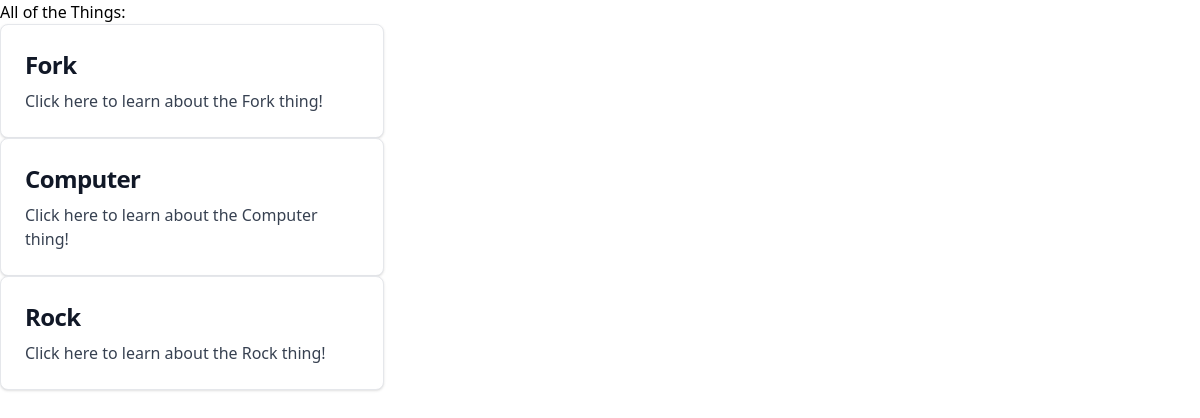
The app's page /, older data.
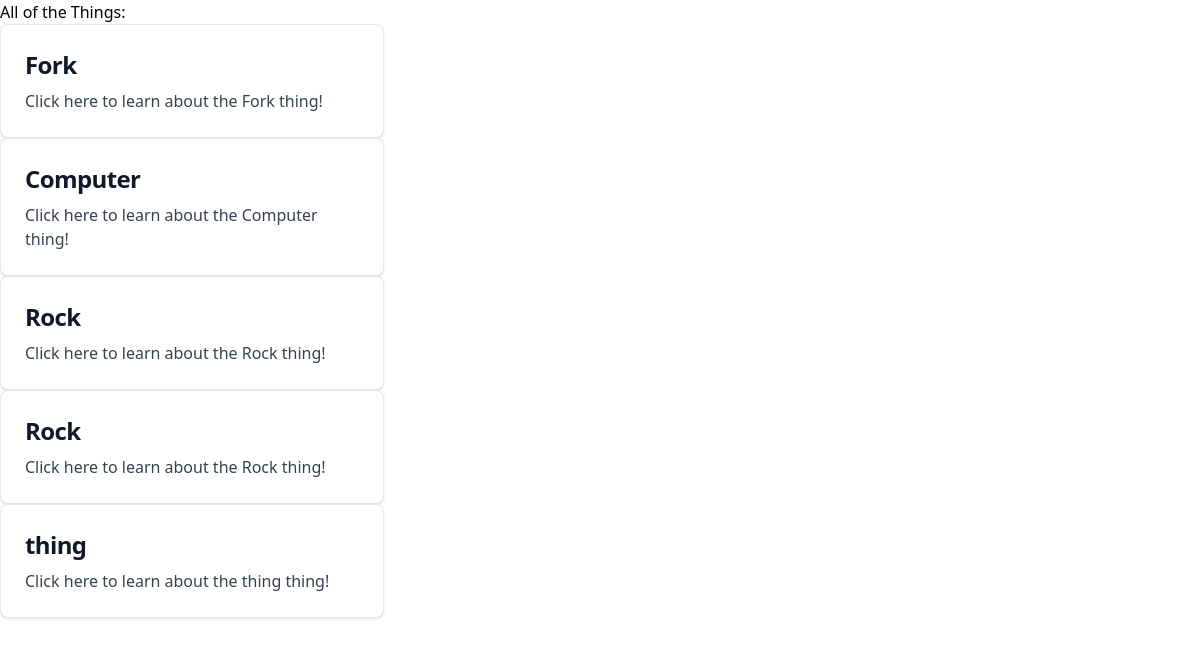
The same page, newer data.
### things/models.py (models this page shows, shortened)
class Thing(models.Model):
    name = models.CharField(max_length=256)
    rating = models.IntegerField(default=0)
    reviewer = models.ForeignKey(get_user_model(), on_delete=models.CASCADE)

### things/views.py (the view)
# urls.py: path('', ThingListView.as_view(), name='thing_list'),
class ThingListView(ListView):
    template_name = "thing_list.html"
    model = Thing
    context_object_name = "things"

### templates/thing_list.html
{% extends 'base.html' %}
{% block content %}
  {% for thing in things %}
    <a href="{% url 'thing_detail' thing.pk %}" class="block max-w-sm p-6 bg-white border border-gray-200 rounded-lg shadow hover:bg-gray-100 dark:bg-gray-800 dark:border-gray-700 dark:hover:bg-gray-700">
        <h5 class="mb-2 text-2xl font-bold tracking-tight text-gray-900 dark:text-white">{{ thing.name }}</h5>
        <p class="font-normal text-gray-700 dark:text-gray-400">Click here to learn about the {{ thing.name }} thing!</p>
    </a>
  {% endfor %}
{% endblock content %}

### templates/base.html (shortened to what this page needs)
{% load compress %}
{% load static %}
<!doctype html>
<html lang="en">
<head>
  {% compress css %}
  <link rel="stylesheet" href="{% static 'src/output.css' %}">
  {% endcompress %}
</head>
<body>
  <h1>All of the Things:</h1>
  {% block content %}
  {% endblock content %}
</body>
</html>

Row changes from the older to the newer data that the page shows:
added Thing: name "Rock"
added Thing: name "thing"
